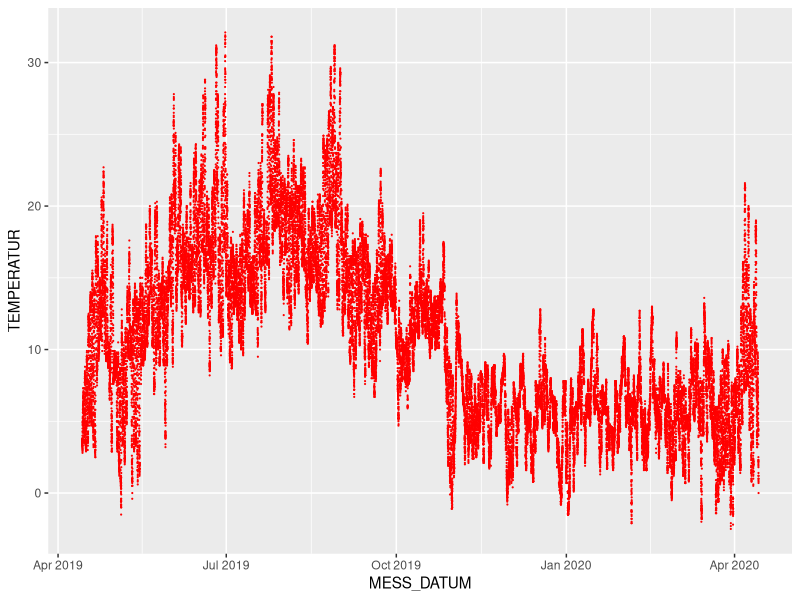
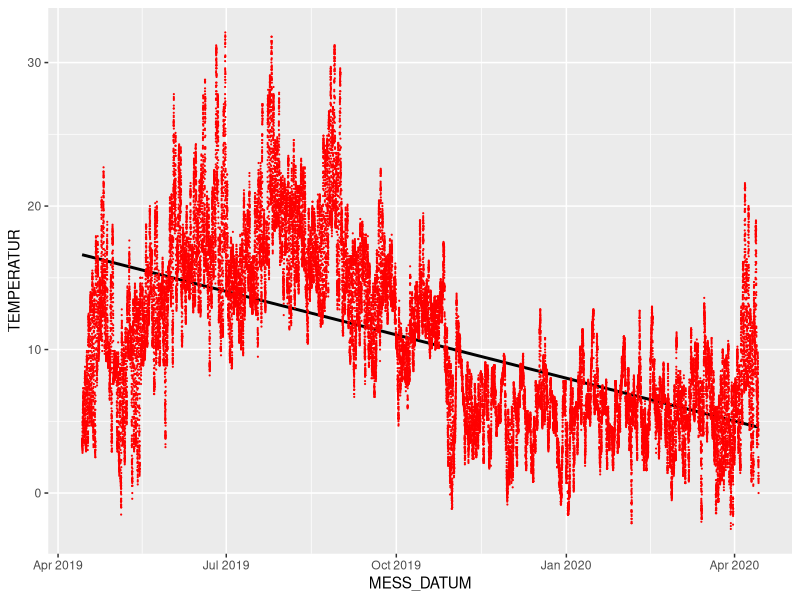
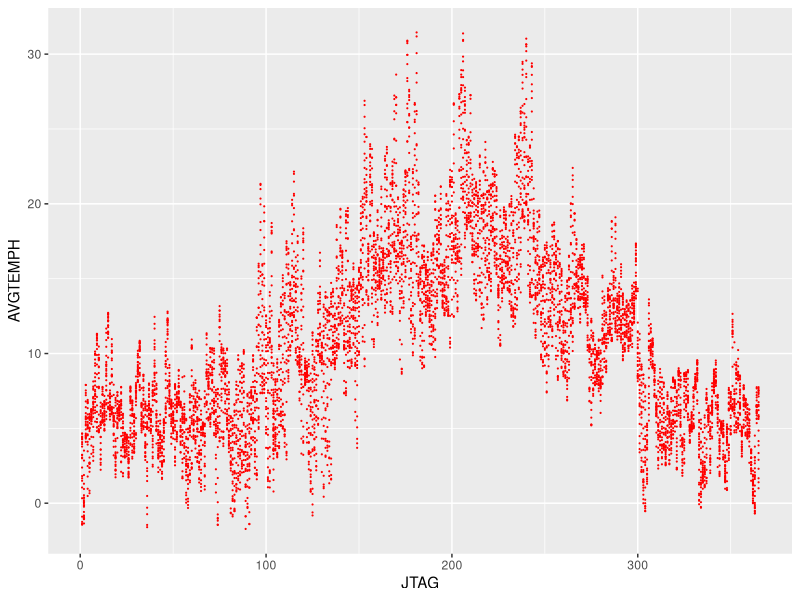
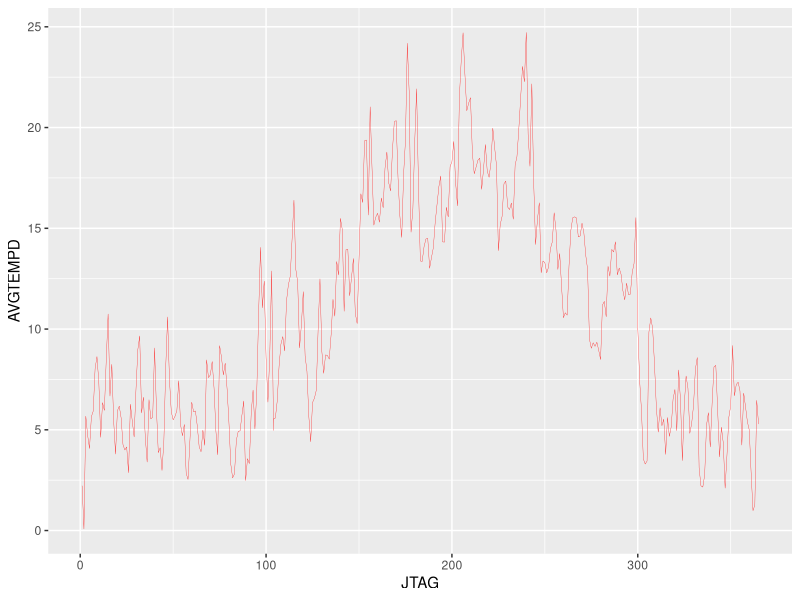
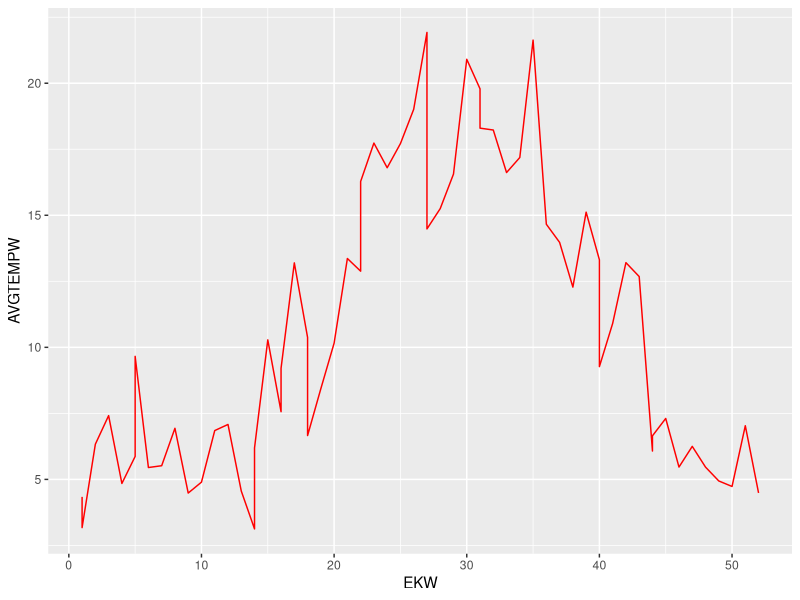
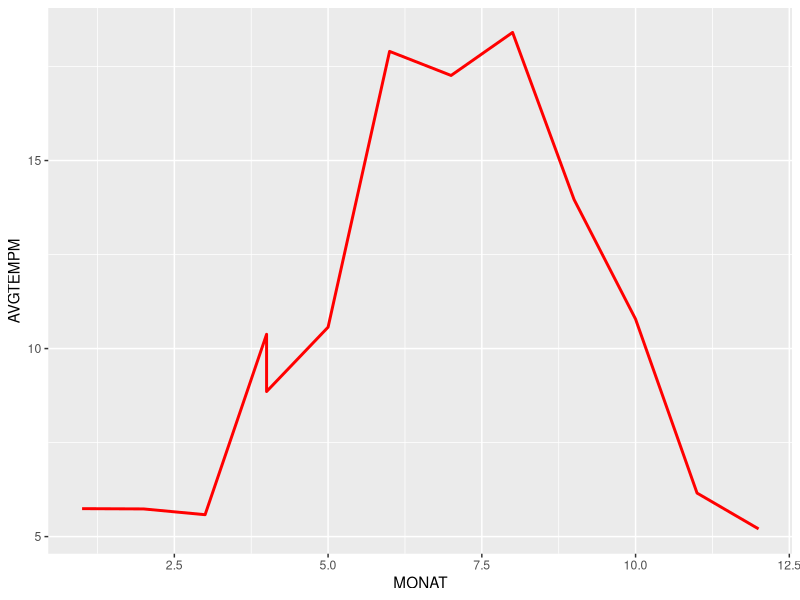
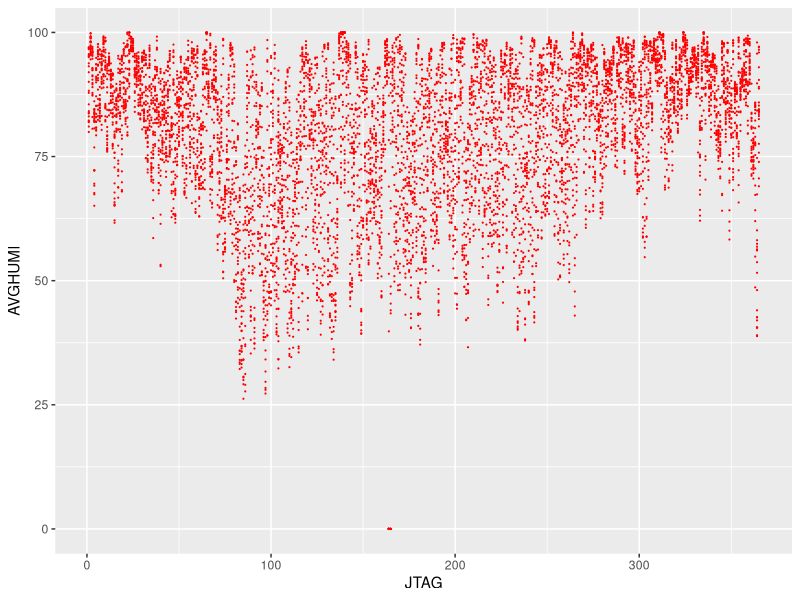

These figures' R source, in order:
## ---- chunk 1
library(readr)          # part of the tidyverse
library(lubridate)      # the mentioned lubrication for date-time wrangling
library(tidyverse)      # the tidyverse with its dplyr functions for data wrangling
library(ggplot2)        # data visualisation package (is actually part of tidyverse, but still)
## ---- chunk 2
df <- read_csv("data/weather_kiel_holtenau.csv")
head(df,5)
## ---- chunk 3
df <- read_csv("data/weather_kiel_holtenau.csv", 
          col_types = cols(MESS_DATUM = col_datetime(format = "%Y%m%d%H%M"), 
                                                   NIEDERSCHLAGSDAUER = col_integer(), 
                                                   NIEDERSCHLAGSINDIKATOR = col_integer(), 
                                                   STATIONS_ID = col_integer()))
head(df,5)
## ---- chunk 4
df1 <- read_csv("data/weather_kiel_holtenau.csv", 
          col_types = cols(
            MESS_DATUM = col_character(), 
            NIEDERSCHLAGSINDIKATOR = col_integer(), 
            STATIONS_ID = col_integer()))
df1$MESS_DATUM <- ymd_hm(df1$MESS_DATUM)
head(df1,5)
## ---- chunk 5
df2 <- read_csv("data/weather_kiel_holtenau.csv", 
    col_types = cols(MESS_DATUM = col_character()))
df2$MESS_DATUM <- parse_date_time(df2$MESS_DATUM, orders ="Ymd HM")
head(df2,5)
## ---- chunk 6
df %>% 
  filter(is.na(MESS_DATUM)) %>%                   # Checking if there are observations with a missing MESS_DATUM
  head()
## ---- chunk 7
df <- df %>% 
  filter(!is.na(MESS_DATUM))                      # missing MESS_DATUM observations (NAs) would/will be excluded from the data frame
## ---- chunk 8
max(df$MESS_DATUM)                                # The latest observation is dated 10 minutes before midnight on the 13th of April 2020
min(df$MESS_DATUM)                                # The earliest observaation is dated 14th of April 2019
range(df$MESS_DATUM)                              # Another way to get the same information
## ---- chunk 9
range(df$STATIONS_ID)                             # This confirms: We are only dealing with data from one and only one weather sensor in the whole data set.
range(df$TEMPERATUR)                              # We have a range of temperatues between -2.5 and +32.1 degrees  celius, which sounds about plausible.
range(df$RELATIVE_FEUCHTE)                        # Delivers an unexpected range, where the minimum is -999 and the maximum is +100. Both values are either not possible (-999) or only of theoretic value (+100)
range(df$NIEDERSCHLAGSDAUER)                      # This delivers an implausible minimum of -999 and an expected maximum of 10 (the maximum amount of minutes in a 10 minute interval).
range(df$NIEDERSCHLAGSHOEHE)                      # Again the range shows a minimum at -999 and a maximum of 7.85 which has to be interpreted as mm which equals litres per square meter (6 x 7.85 = 47.1/h = torrential)
range(df$NIEDERSCHLAGSINDIKATOR)                  # A look at the data reveals a binary 1 or a 0 for this variable, i.e. it rained or it didn't. -999 must be interpreted as a failed observation
## ---- chunk 10
values_of_ind <- df %>% 
  group_by(NIEDERSCHLAGSINDIKATOR) %>%
  tally()
head(values_of_ind)
## ---- chunk 11
df$NIEDERSCHLAGSINDIKATOR <- ifelse(df$NIEDERSCHLAGSINDIKATOR == -999, 0, df$NIEDERSCHLAGSINDIKATOR)
value_of_ind_n <- df %>% 
  group_by(NIEDERSCHLAGSINDIKATOR) %>%
  tally()
head(value_of_ind_n)
## ---- chunk 12
values_of_rel <- df %>% 
  group_by(RELATIVE_FEUCHTE) %>%
  filter(RELATIVE_FEUCHTE < 0) %>%
  tally()
head(values_of_rel)
## ---- chunk 13
df$RELATIVE_FEUCHTE <- ifelse(df$RELATIVE_FEUCHTE == -999, 0, df$RELATIVE_FEUCHTE)
values_of_rel_n <- df %>% 
  group_by(RELATIVE_FEUCHTE) %>%
  tally()
head(values_of_rel_n)
## ---- chunk 14
values_of_ARN <- df %>% 
  group_by(NIEDERSCHLAGSHOEHE) %>%
  filter(NIEDERSCHLAGSHOEHE < 0) %>%
  tally()
head(values_of_ARN)
## ---- chunk 15
df$NIEDERSCHLAGSHOEHE <- ifelse(df$NIEDERSCHLAGSHOEHE == -999, 0, df$NIEDERSCHLAGSHOEHE)
values_of_RFH <- df %>% 
  group_by(NIEDERSCHLAGSHOEHE) %>%
  tally()
head(values_of_RFH)
## ---- chunk 16
max(df$NIEDERSCHLAGSHOEHE, na.rm = FALSE)
## ---- chunk 17
tag_int <- interval(ymd("2020-03-01"), ymd("2020-03-02"))
class(tag_int)
## ---- chunk 18
season_19_spring <- ymd_hm("2019-03-20 22:58", tz="CET")
season_19_summer <- ymd_hm("2019-06-21 17:54", tz="CET")
season_19_autumn <- ymd_hm("2019-09-23 09:50", tz="CET")
season_19_winter <- ymd_hm("2019-12-22 05:19", tz="CET")
season_20_spring <- ymd_hm("2020-03-20 04:49", tz="CET")
season_20_summer <- ymd_hm("2020-06-20 23:43", tz="CET")
## ---- chunk 19
print(paste("spring 2020 - start: ",season_20_spring))
print(ddays(92))                             # create a DURATIONS
class(ddays(92))
typeof(ddays(92))
season_20_spring_dur <- season_20_spring + 
                          ddays(92) + 
                          dhours(17) + 
                          dminutes(54)
print(season_20_spring_dur)
class(season_20_spring_dur)
typeof(season_20_spring_dur)
print(paste("spring 2020 - end with DURATIONS:",season_20_spring_dur, "expected:", season_20_summer, "is failure:", season_20_spring_dur!=season_20_summer))

print(days(92))                              # create a PERIODS
class(days(92))
typeof(days(92))
season_20_spring_p <- season_20_spring + 
                        days(92) + 
                        hours(17) + 
                        minutes(54)
print(season_20_spring_p)
class(season_20_spring_p)
typeof(season_20_spring_p)
print(paste("spring 2020 - end with PERIODS:",season_20_spring_p, "expected:", season_20_summer , "is failure:", season_20_spring_p!=season_20_summer))
## ---- chunk 20
int_season_summer <- interval(season_19_summer, season_19_autumn - minutes(1))
int_season_autumn <- interval(season_19_autumn, season_19_winter - minutes(1))
int_season_winter <- season_19_winter %--% (season_20_spring - minutes(1))
## ---- chunk 21
df_sel <- df %>%
  filter(MESS_DATUM >= int_start(tag_int) & MESS_DATUM <= int_end(tag_int))
df_group <- df_sel %>% 
  group_by(STATIONS_ID , hour(MESS_DATUM) , day(MESS_DATUM) ) 
head(df_group, 10)
## ---- chunk 22
df_group <- df_sel %>% 
  group_by(STATIONS_ID , hour(MESS_DATUM) , day(MESS_DATUM) ) %>% 
  rename( "STUNDE" = 'hour(MESS_DATUM)', "TAG" = 'day(MESS_DATUM)' ) 
head(df_group, 10)

## ---- chunk 23
df_group <- df_sel %>% 
  group_by(STATIONS_ID , STUNDE = hour(MESS_DATUM) , TAG = day(MESS_DATUM) ) 
head(df_group, 5)

## ---- chunk 24
df_sea_sel_summer <- 
  df %>%
    filter(MESS_DATUM >= int_start(int_season_summer) & MESS_DATUM <= int_end(int_season_summer)) 
head(df_sea_sel_summer)

df_sea_sel_autmn <- 
  df %>%
    filter(MESS_DATUM >= int_start(int_season_autumn) & MESS_DATUM <= int_end(int_season_autumn)) 
df_sea_sel_winter <- 
  df %>%
    filter(MESS_DATUM >= int_start(int_season_winter) & MESS_DATUM <= int_end(int_season_winter)) 
#df_group <- df_sel %>% group_by(STATIONS_ID , hour(MESS_DATUM) , day(MESS_DATUM) ) head(df_group, 10)
## ---- chunk 25
ggplot(df)+
  geom_point(aes(MESS_DATUM, TEMPERATUR), colour = "red", size = 0.1)
## ---- chunk 26
ggplot(df, aes(MESS_DATUM, TEMPERATUR))+
  geom_smooth(method = "lm", se=TRUE, color="black", formula = y ~ x) +
            geom_point(color = "red", size = 0.1)
## ---- chunk 27
df <- df %>% 
  mutate(JAHR = year(df$MESS_DATUM))
## ---- chunk 28
df <- df %>% 
  mutate(MONAT = month(df$MESS_DATUM))
## ---- chunk 29
df <- df %>% 
  mutate(EKW = epiweek(df$MESS_DATUM))
## ---- chunk 30
df <- df %>%
  mutate(JTAG = yday(df$MESS_DATUM))
## ---- chunk 31
df <- df %>%
  mutate(STUNDE = hour(df$MESS_DATUM))
## ---- chunk 32
df_group_Stunde <- df %>%
  group_by(STATIONS_ID, JAHR, MONAT, EKW, JTAG, STUNDE)

df_av_temp_Stunde  <- df_group_Stunde %>%
  summarise(AVGTEMPH = mean(TEMPERATUR)) %>%
  arrange(STATIONS_ID, JAHR, MONAT, EKW, JTAG, STUNDE)
## ---- chunk 33
ggplot(df_av_temp_Stunde)+
  geom_point(aes(JTAG, AVGTEMPH), colour = "red", size = 0.1)
## ---- chunk 34
df_group_JTAG <- df %>%
  group_by(STATIONS_ID, JAHR, MONAT, EKW, JTAG)

df_av_temp_JTAG  <- df_group_JTAG %>%
  summarise(AVGTEMPD = mean(TEMPERATUR)) %>%
  arrange(STATIONS_ID, JAHR, MONAT, EKW, JTAG) 
head(df_av_temp_JTAG, 10)
## ---- chunk 35
ggplot(df_av_temp_JTAG)+
  geom_line(aes(JTAG, AVGTEMPD), colour = "red", size = 0.1)
## ---- chunk 36
df_group_EKW <- df %>%
  group_by(STATIONS_ID, JAHR, MONAT, EKW)

df_av_temp_EKW  <- df_group_EKW %>%
  summarise(AVGTEMPW = mean(TEMPERATUR)) %>%
  arrange(STATIONS_ID, JAHR, MONAT, EKW) 
head(df_av_temp_EKW, 10)
## ---- chunk 37
ggplot(df_av_temp_EKW)+
  geom_line(aes(EKW, AVGTEMPW), colour = "red", size = 0.5)
## ---- chunk 38
df_group_MONAT <- df %>%
  group_by(STATIONS_ID, JAHR, MONAT)

df_av_temp_MONAT  <- df_group_MONAT %>%
  summarise(AVGTEMPM = mean(TEMPERATUR)) %>%
  arrange(STATIONS_ID, JAHR, MONAT) %>%
  view()
## ---- chunk 39
ggplot(df_av_temp_MONAT)+
  geom_line(aes(MONAT, AVGTEMPM), colour = "red", size = 1)
## ---- chunk 40
df_avg1 <- df_group %>% 
  summarise(avg = mean(TEMPERATUR)) %>% 
  arrange( STATIONS_ID , TAG , STUNDE) %>%
  view()  
## ---- chunk 41
df_sum1 <- df_group %>% 
  summarise(sum(NIEDERSCHLAGSDAUER)) %>% 
  arrange( STATIONS_ID , TAG, STUNDE) %>%
  view()
## ---- chunk 42
df_sum2 <- df_group %>% 
  summarise(MENGE = sum(NIEDERSCHLAGSDAUER[NIEDERSCHLAGSINDIKATOR==1])) %>% 
  arrange( STATIONS_ID , TAG, STUNDE) %>%
  view()
## ---- chunk 43
df_av_humi_Stunde  <- df_group_Stunde %>%
  summarise(AVGHUMI = mean(RELATIVE_FEUCHTE)) %>%
  arrange(STATIONS_ID, JAHR, MONAT, EKW, JTAG, STUNDE)
## ---- chunk 44
ggplot(df_av_humi_Stunde)+
  geom_point(aes(JTAG, AVGHUMI), colour = "red", size = 0.1)
